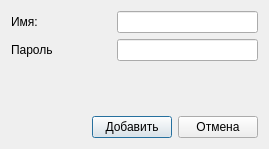
<?xml version="1.0" encoding="UTF-8"?>
<ui version="4.0">
 <class>DialogAddAccount</class>
 <widget class="QDialog" name="DialogAddAccount">
  <property name="geometry">
   <rect>
    <x>0</x>
    <y>0</y>
    <width>269</width>
    <height>149</height>
   </rect>
  </property>
  <property name="windowTitle">
   <string>Dialog</string>
  </property>
  <layout class="QVBoxLayout" name="verticalLayout">
   <item>
    <layout class="QHBoxLayout" name="horizontalLayout">
     <item>
      <widget class="QLabel" name="label">
       <property name="minimumSize">
        <size>
         <width>100</width>
         <height>0</height>
        </size>
       </property>
       <property name="text">
        <string>Имя:</string>
       </property>
      </widget>
     </item>
     <item>
      <widget class="QLineEdit" name="lineEdit"/>
     </item>
    </layout>
   </item>
   <item>
    <layout class="QHBoxLayout" name="horizontalLayout_2">
     <item>
      <widget class="QLabel" name="label_2">
       <property name="minimumSize">
        <size>
         <width>100</width>
         <height>0</height>
        </size>
       </property>
       <property name="text">
        <string>Пароль</string>
       </property>
      </widget>
     </item>
     <item>
      <widget class="QLineEdit" name="lineEdit_2"/>
     </item>
    </layout>
   </item>
   <item>
    <spacer name="verticalSpacer">
     <property name="orientation">
      <enum>Qt::Vertical</enum>
     </property>
     <property name="sizeHint" stdset="0">
      <size>
       <width>20</width>
       <height>39</height>
      </size>
     </property>
    </spacer>
   </item>
   <item>
    <layout class="QHBoxLayout" name="horizontalLayout_3">
     <item>
      <spacer name="horizontalSpacer">
       <property name="orientation">
        <enum>Qt::Horizontal</enum>
       </property>
       <property name="sizeHint" stdset="0">
        <size>
         <width>40</width>
         <height>20</height>
        </size>
       </property>
      </spacer>
     </item>
     <item>
      <widget class="QPushButton" name="btnSuccess">
       <property name="text">
        <string>Добавить</string>
       </property>
      </widget>
     </item>
     <item>
      <widget class="QPushButton" name="btnCansel">
       <property name="text">
        <string>Отмена</string>
       </property>
      </widget>
     </item>
    </layout>
   </item>
  </layout>
 </widget>
 <resources/>
 <connections/>
</ui>
